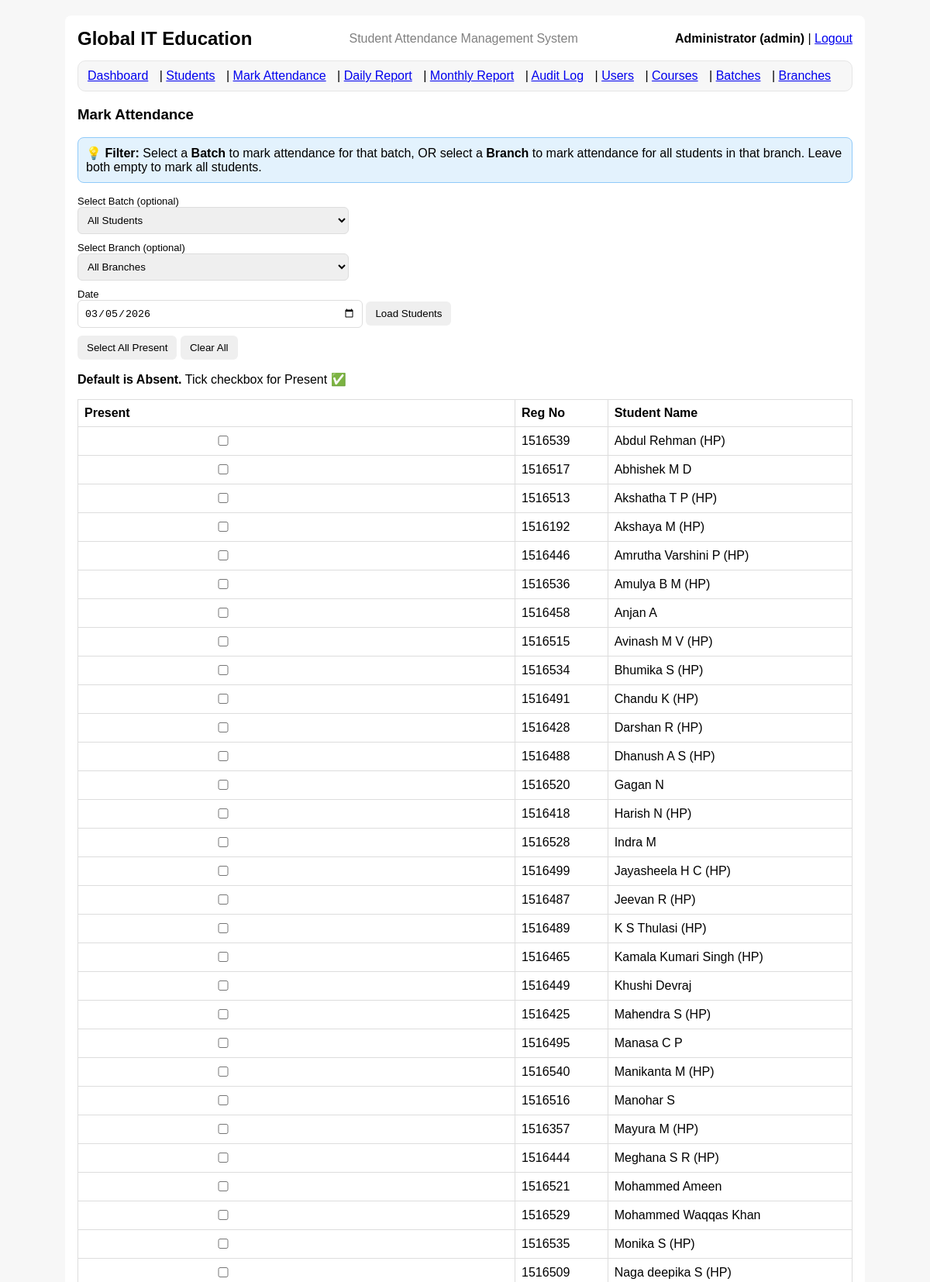
Screenshot of /mark (signed in, upper part) with the database file from the repository.
### tables this page shows
CREATE TABLE students (
  id INTEGER PRIMARY KEY AUTOINCREMENT,
  full_name TEXT NOT NULL,
  mobile_number TEXT,
  registration_number TEXT NOT NULL UNIQUE,
  course_id INTEGER,
  branch_id INTEGER,
  address TEXT,
  qualification TEXT,
  date_of_joining TEXT NOT NULL,
  is_active INTEGER NOT NULL DEFAULT 1,
  FOREIGN KEY(course_id) REFERENCES courses(id),
  FOREIGN KEY(branch_id) REFERENCES branches(id)
);

### app.py (the view, shortened to what this page needs)
@app.route("/mark", methods=["GET", "POST"])
@login_required
def mark_attendance():
    batch_id = request.args.get("batch_id")
    branch_id = request.args.get("branch_id")
    att_date = request.args.get("date") or str(date.today())
    conn = get_conn()
    cur = conn.cursor()
    cur.execute(
        """
        SELECT b.id, b.batch_name, c.course_name
        FROM batches b
        JOIN courses c ON c.id=b.course_id
        WHERE b.is_active=1
        ORDER BY c.course_name, b.batch_name
        """
    )
    batches_rows = cur.fetchall()
    cur.execute(
        """
        SELECT id, branch_name
        FROM branches
        WHERE is_active=1
        ORDER BY branch_name
        """
    )
    branches_rows = cur.fetchall()
    if batch_id:
        cur.execute(
            """
            SELECT s.id, s.full_name, s.registration_number
            FROM students s
            JOIN student_batches sb ON sb.student_id=s.id
            WHERE sb.batch_id=? AND s.is_active=1
            ORDER BY s.full_name
            """,
            (batch_id,),
        )
        students_rows = cur.fetchall()
    else:
        cur.execute(
            """
            SELECT id, full_name, registration_number
            FROM students
            WHERE is_active=1
            ORDER BY full_name
            """
        )
        students_rows = cur.fetchall()
    cur.execute(
        """
        SELECT student_id, status
        FROM attendance
        WHERE att_date=?
        """,
        (att_date,),
    )
    existing = {row["student_id"]: row["status"] for row in cur.fetchall()}
    conn.close()
    return render_template(
        "mark_attendance.html",
        batches=batches_rows,
        batch_id=batch_id,
        branches=branches_rows,
        branch_id=branch_id,
        students=students_rows,
        att_date=att_date,
        existing=existing,
    )

### auth.py (called while the page is built)
def login_required(view_func):
    @wraps(view_func)
    def wrapper(*args, **kwargs):
        if "user_id" not in session:
            flash("Please login first.", "danger")
            return redirect(url_for("login"))
        return view_func(*args, **kwargs)
    return wrapper

### db.py (called while the page is built)
def get_conn():
    conn = sqlite3.connect(DB_PATH)
    conn.row_factory = sqlite3.Row
    conn.execute("PRAGMA foreign_keys = ON;")
    return conn

### templates/mark_attendance.html (shortened to what this page needs)
{% extends "base.html" %}
{% block content %}
<h3>Mark Attendance</h3>
<p style="padding:10px; border-radius:8px; background:#e3f2fd; border:1px solid #90caf9;">
  💡 <b>Filter:</b> Select a <b>Batch</b> to mark attendance for that batch, OR select a <b>Branch</b> to mark attendance for all students in that branch. Leave both empty to mark all students.
</p>
<form method="get">
  <label>Select Batch (optional)</label>
  <select name="batch_id">
    <option value="">All Students</option>
  </select>
  <label>Select Branch (optional)</label>
  <select name="branch_id">
    <option value="">All Branches</option>
  </select>
  <label>Date</label>
  <input type="date" name="date" value="{{ att_date }}">
  <button type="submit">Load Students</button>
</form>
{% if students and students|length > 0 %}
<form method="post" style="margin-top:10px;">
  <div style="margin:10px 0;">
    <button type="button" onclick="selectAllPresent()">Select All Present</button>
    <button type="button" onclick="clearAllPresent()">Clear All</button>
  </div>
  <p><b>Default is Absent.</b> Tick checkbox for Present ✅</p>
  <table>
    <tr>
      <th>Present</th>
      <th>Reg No</th>
      <th>Student Name</th>
    </tr>
    {% for s in students %}
      {% set st = existing.get(s.id, 'A') %}
      <tr>
        <td>
          <input type="checkbox" name="present_ids" value="{{ s.id }}"
                 {% if st == 'P' %}checked{% endif %}>
        </td>
        <td>{{ s.registration_number }}</td>
        <td>{{ s.full_name }}</td>
      </tr>
    {% endfor %}
  </table>
</form>
{% else %}
  <p style="margin-top:10px;">Select a date and click <b>Load Students</b>.</p>
{% endif %}
{% endblock %}

### static/style.css (style rules this page uses)
body { font-family: Arial, sans-serif; background:#f7f7f7; }
table { width:100%; border-collapse: collapse; margin-top: 10px; }
th, td { border: 1px solid #ddd; padding: 8px; text-align:left; }
label { display:block; margin-top:10px; font-size: 13px; }
input, select { width: 350px; max-width: 100%; padding: 8px; border:1px solid #ddd; border-radius: 6px; }
button { padding: 8px 12px; border:0; border-radius: 6px; cursor:pointer; }

### rows the page displays
students: registration_number "1516539", full_name "Abdul Rehman (HP)"
students: registration_number "1516517", full_name "Abhishek M D"
students: registration_number "1516513", full_name "Akshatha T P (HP)"
students: registration_number "1516192", full_name "Akshaya M (HP)"
students: registration_number "1516446", full_name "Amrutha Varshini P (HP)"
students: registration_number "1516536", full_name "Amulya B M (HP)"
students: registration_number "1516458", full_name "Anjan A"
students: registration_number "1516515", full_name "Avinash M V (HP)"
students: registration_number "1516534", full_name "Bhumika S (HP)"
students: registration_number "1516491", full_name "Chandu K (HP)"
students: registration_number "1516428", full_name "Darshan R (HP)"
students: registration_number "1516488", full_name "Dhanush A S (HP)"
students: registration_number "1516520", full_name "Gagan N"
students: registration_number "1516418", full_name "Harish N (HP)"
students: registration_number "1516528", full_name "Indra M"
students: registration_number "1516499", full_name "Jayasheela H C (HP)"
students: registration_number "1516487", full_name "Jeevan R (HP)"
students: registration_number "1516489", full_name "K S Thulasi (HP)"
students: registration_number "1516465", full_name "Kamala Kumari Singh (HP)"
students: registration_number "1516449", full_name "Khushi Devraj"
students: registration_number "1516425", full_name "Mahendra S (HP)"
students: registration_number "1516495", full_name "Manasa C P"
students: registration_number "1516540", full_name "Manikanta M (HP)"
students: registration_number "1516516", full_name "Manohar S"
students: registration_number "1516357", full_name "Mayura M (HP)"
students: registration_number "1516444", full_name "Meghana S R (HP)"
students: registration_number "1516521", full_name "Mohammed Ameen"
students: registration_number "1516529", full_name "Mohammed Waqqas Khan"
students: registration_number "1516535", full_name "Monika S (HP)"
students: registration_number "1516509", full_name "Naga deepika S (HP)"

### other values shown
{{ session.get("full_name") }} "Administrator"
{{ session.get("username", "") }} "admin"
